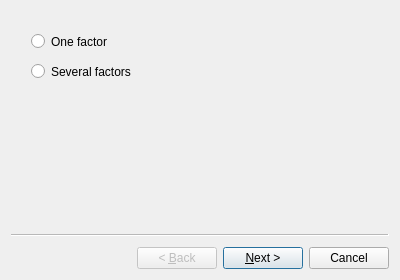
<?xml version="1.0" encoding="UTF-8"?>
<ui version="4.0">
 <class>Wizard</class>
 <widget class="QWizard" name="Wizard">
  <property name="geometry">
   <rect>
    <x>0</x>
    <y>0</y>
    <width>400</width>
    <height>280</height>
   </rect>
  </property>
  <property name="minimumSize">
   <size>
    <width>400</width>
    <height>280</height>
   </size>
  </property>
  <property name="maximumSize">
   <size>
    <width>400</width>
    <height>280</height>
   </size>
  </property>
  <property name="windowTitle">
   <string>Wizard</string>
  </property>
  <widget class="QWizardPage" name="wizardPage1">
   <widget class="QRadioButton" name="radioButton">
    <property name="geometry">
     <rect>
      <x>20</x>
      <y>20</y>
      <width>101</width>
      <height>21</height>
     </rect>
    </property>
    <property name="text">
     <string>One factor</string>
    </property>
   </widget>
   <widget class="QRadioButton" name="radioButton_2">
    <property name="geometry">
     <rect>
      <x>20</x>
      <y>50</y>
      <width>101</width>
      <height>21</height>
     </rect>
    </property>
    <property name="text">
     <string>Several factors</string>
    </property>
   </widget>
  </widget>
  <widget class="QWizardPage" name="wizardPage">
   <widget class="QLabel" name="label_3">
    <property name="geometry">
     <rect>
      <x>20</x>
      <y>10</y>
      <width>181</width>
      <height>16</height>
     </rect>
    </property>
    <property name="text">
     <string>Not implemented yet</string>
    </property>
   </widget>
  </widget>
  <widget class="QWizardPage" name="wizardPage2">
   <widget class="QListWidget" name="source_listWidget">
    <property name="geometry">
     <rect>
      <x>0</x>
      <y>20</y>
      <width>161</width>
      <height>192</height>
     </rect>
    </property>
   </widget>
   <widget class="QPushButton" name="removeVar">
    <property name="geometry">
     <rect>
      <x>170</x>
      <y>110</y>
      <width>21</width>
      <height>21</height>
     </rect>
    </property>
    <property name="text">
     <string>&lt;=</string>
    </property>
   </widget>
   <widget class="QLabel" name="label">
    <property name="geometry">
     <rect>
      <x>0</x>
      <y>0</y>
      <width>151</width>
      <height>16</height>
     </rect>
    </property>
    <property name="text">
     <string>Variables to choose from</string>
    </property>
   </widget>
   <widget class="QLabel" name="label_2">
    <property name="geometry">
     <rect>
      <x>200</x>
      <y>0</y>
      <width>121</width>
      <height>16</height>
     </rect>
    </property>
    <property name="text">
     <string>Selected variables</string>
    </property>
   </widget>
   <widget class="QPushButton" name="addVar">
    <property name="geometry">
     <rect>
      <x>170</x>
      <y>80</y>
      <width>21</width>
      <height>21</height>
     </rect>
    </property>
    <property name="text">
     <string>=&gt;</string>
    </property>
   </widget>
   <widget class="QListWidget" name="selected_listWidget">
    <property name="enabled">
     <bool>true</bool>
    </property>
    <property name="geometry">
     <rect>
      <x>200</x>
      <y>20</y>
      <width>171</width>
      <height>192</height>
     </rect>
    </property>
   </widget>
  </widget>
 </widget>
 <resources/>
 <connections/>
</ui>
